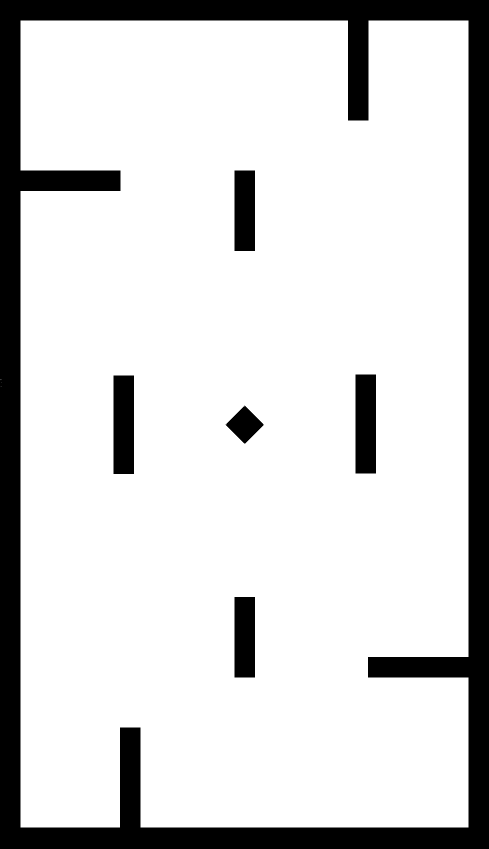
#> input picture turtlebot3_machine_learning/turtlebot3_dqn/map/1AI2020.png, 489 x 849 px
$ jupyter execute a.ipynb
#> lines starting #> are read from the running program, lines starting #| are printed output that depends on the picture
[cell 1]
import cv2
origin = cv2.imread("1AI2020.png")
#> origin is the input picture: shape (849, 489, 3); min 0, max 255, mean 212.1

[cell 2]
(h,w) = origin.shape[:2]
#> h = 849; w = 489
M = cv2.getRotationMatrix2D((w//2,h//2), 90, 1.0) #12
M[0,-1] = 0
M[1,-1] = 489
print(M)
#| [[ 6.123234e-17  1.000000e+00  0.000000e+00]
#|  [-1.000000e+00  6.123234e-17  4.890000e+02]]
rotated = cv2.warpAffine(origin, M, (h, w)) #13
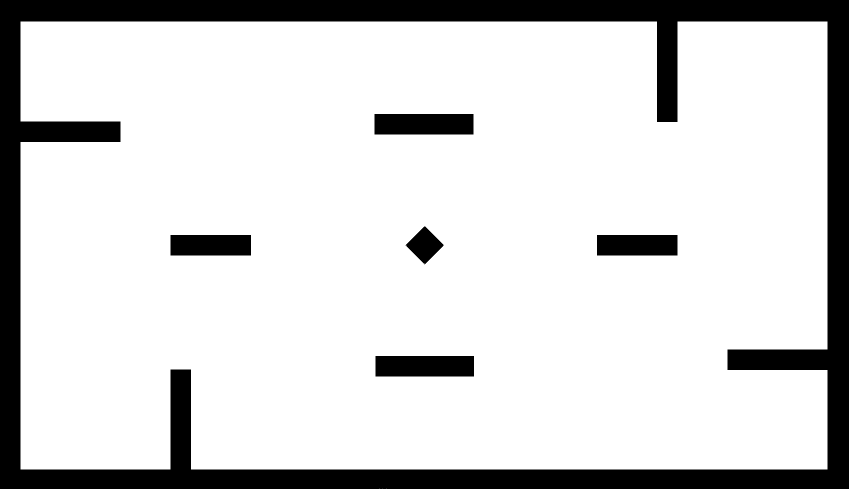
#> rotated: shape (489, 849, 3); min 0, max 255, mean 212.1

[cell 3]
cv2.imwrite("rotate.png",rotated)
#> Out = True
